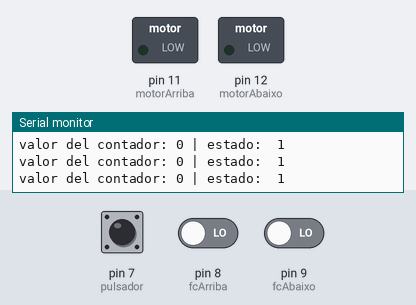
Bench run of a sketch on a simulated Arduino Uno, built with avr-gcc and run on an emulated ATmega328P. On the bench: switched loads named in the sketch (green lamp = pin HIGH), the last lines printed to the serial monitor. The test bench sets the inputs (shaded band); at power-on: pin 7 (pulsador) LOW, pin 8 (fcArriba) LOW, pin 9 (fcAbaixo) LOW.

Above: at 1.2 s.
1.3 s: pin 7 (pulsador) pulled HIGH for 0.15 s
At 2.6 s:
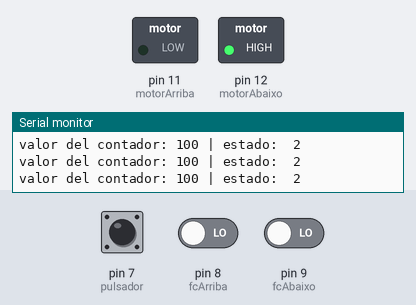
2.9 s: pin 7 (pulsador) pulled HIGH for 1 s
At 5.1 s:
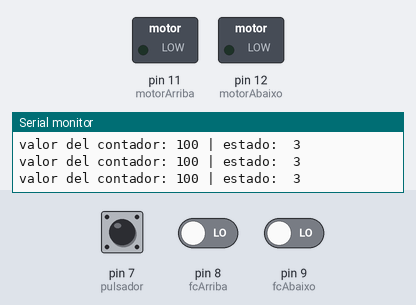
5.4 s: pin 7 (pulsador) pulled HIGH for 3.2 s
At 9.8 s:
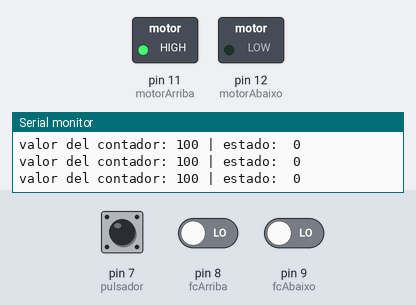
10.1 s: pin 8 (fcArriba) driven HIGH
At 10.9 s:
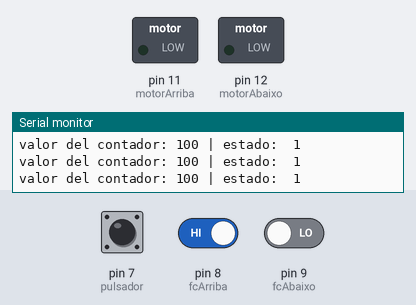
Timing chart, 0 to 13.1 s (numbered marks = the images above; inputs shaded):
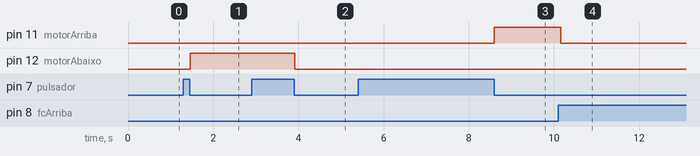

The sketch:

22.ino
```cpp
/*
programa para simular a ventanilla dun coche,de forma simplificada.
O pulsador acciona o motor de subida ao ser premido.
Unha segunda pulsación fai que se accione o motor de baixada.
entrada: Pulsador (dixital)
saidas: Relé (2x dixital)
Autor: ''anxo ramallo'' (veanse las comillas)
data: Febrero de 20223
*/

#define motorArriba 11
#define motorAbaixo 12
#define pulsador  7
#define fcArriba  8
#define fcAbaixo  9

	int estado = 1;
	int contador = 0;

	void setup() {
 		 pinMode(motorArriba,OUTPUT);
 		 pinMode(motorAbaixo,OUTPUT);
 		 pinMode(pulsador,INPUT);
  		 pinMode(fcArriba,INPUT);
 		 pinMode(fcAbaixo,INPUT);

         Serial.begin(9600);
       //neste paso identificamos a funcion de cada pin para que o arduino os asosie ao seu nome
}

	void loop() {

  		if(digitalRead(pulsador)) {
          //lee o pulsador se este esta premido comeza ca funcion de abaixo
    			estado = (estado + 1) % 4;
   	   	   	    contador = 100;
    	while(digitalRead(pulsador)) {
           //le se esta premido o pulsador
            delay(10);
           //espera 1milesegundos mentres esta premido e reinicia o bucle
}
}

       Serial.print("valor del contador: ");
  Serial.print(contador);
  Serial.print(" | estado:  ");
  Serial.println(estado);
    // esta parte a partir do cometario son os metodos de accionamiento dos motores


if(digitalRead(fcArriba)) {
if(estado |= 2 )  {
    estado = 1;
    delay(10);
  //si cando o motor esta subindo se preme este boton para a accion
}
}

if(digitalRead(fcAbaixo)) {
if(estado |= 0 ) {
     estado = 3;
     delay(10);
   //si cando o motor esta baixando se preme este boton para a accion
}
}

   		 if(estado == 0) {
    		  digitalWrite(motorArriba, HIGH);
    		  digitalWrite(motorAbaixo, LOW);
     		  delay (70);

}
         else if(estado == 2){
      		digitalWrite(motorAbaixo, HIGH);
      		digitalWrite(motorArriba, LOW);
     	    delay(70);


}
         else {
    			digitalWrite(motorAbaixo, LOW);
    			digitalWrite(motorArriba, LOW);
    			delay(70);
}
}
```

Measured:
- after the input at 1.3 s, pin 12 (motorAbaixo): LOW → HIGH after 0.16 s
- after the input at 2.9 s, pin 12 (motorAbaixo): HIGH → LOW after 1.0 s
- after the input at 5.4 s, pin 11 (motorArriba): LOW → HIGH after 3.2 s
- after the input at 10.1 s, pin 11 (motorArriba): HIGH → LOW after 0.07 s
